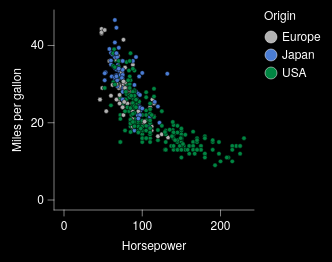

Write the Vega-Lite specification saved for this chart.
### Vega-Lite specification from a JSON file in a GitHub repository (floating-point values rounded to 4 significant figures; data arrays with more than 128 entries replaced by an {"elided": "..."} marker saying what was removed)
{"background": "black", "config": {"arc": {"fill": "#9D9D9D", "fillOpacity": 1.0, "innerRadius": 25.0, "padAngle": 0.03, "stroke": "black", "strokeOpacity": 1, "strokeWidth": 0.25}, "area": {"fill": "#9D9D9D", "fillOpacity": 1.0, "stroke": "black", "strokeOpacity": 1, "strokeWidth": 0.25}, "axis": {"domain": true, "domainCap": "round", "domainColor": "white", "domainWidth": 0.25, "grid": false, "gridCap": "round", "gridColor": "#F1F1F1", "gridDash": [0, 0], "gridOpacity": 1.0, "gridWidth": 0.25, "labelColor": "white", "labelFont": "Helvetica Neue, HelveticaNeue, Helvetica, Arial, sans-serif", "labelFontSize": 6, "labelFontStyle": "normal", "labelFontWeight": 400, "offset": 0, "ticks": true, "tickCap": "round", "tickColor": "white", "tickRound": false, "tickSize": 3.0, "tickWidth": 0.25, "titleColor": "white", "titleFont": "Helvetica Neue, HelveticaNeue, Helvetica, Arial, sans-serif", "titleFontSize": 6, "titleFontStyle": "normal", "titleFontWeight": 400}, "axisX": {"domain": true, "labelAlign": "center", "labelAngle": 0, "labels": true, "ticks": true, "translate": 0}, "axisY": {"domain": true, "labelAlign": "right", "labelAngle": 0, "labels": true, "ticks": true, "translate": 0}, "axisRight": {"domain": true, "labelAlign": "left", "labelAngle": 0, "labels": true, "ticks": true, "translate": 0}, "axisTop": {"domain": true, "labelAlign": "center", "labelAngle": 0, "labels": true, "ticks": true, "translate": 0}, "axisBand": {"tickOffset": 0}, "bar": {"fill": "#9D9D9D", "fillOpacity": 1.0, "stroke": "black", "strokeOpacity": 1, "strokeWidth": 0.25}, "boxplot": {"size": 9.0, "ticks": {"cornerRadius": 0.25, "fill": "white", "opacity": 1, "size": 4.5, "thickness": 0.25}, "box": {"fillOpacity": 1.0, "stroke": "black", "strokeOpacity": 1, "strokeWidth": 0.25}, "median": {"cornerRadius": 0, "fill": "black", "fillOpacity": 1.0, "opacity": 1, "size": 9.0, "thickness": 0.25}, "rule": {"fill": "white", "fillOpacity": 1.0, "size": 10.0, "stroke": "white", "strokeDash": [0, 0], "strokeOpacity": 1, "strokeWidth": 0.25}, "outliers": {"color": "white", "fill": "white", "fillOpacity": 1.0, "size": 0, "stroke": "black", "strokeOpacity": 1, "strokeWidth": 0.25}}, "circle": {"fill": "white", "fillOpacity": 1.0, "size": 1.25, "stroke": null, "strokeOpacity": 1, "strokeWidth": 0.25}, "errorband": {"band": {"fillOpacity": 0.6, "stroke": null, "strokeWidth": 0.25, "strokeOpacity": 1}, "borders": {"opacity": 0, "strokeOpacity": 1, "strokeWidth": 0.25}}, "errorbar": {"opacity": 1, "rule": {"strokeDash": [0, 0], "strokeWidth": 0.25}, "ticks": {"color": "white", "cornerRadius": 0.125, "opacity": 1, "size": 6.0, "thickness": 0.25}, "thickness": 0.25}, "font": "Helvetica Neue, HelveticaNeue, Helvetica, Arial, sans-serif", "geoshape": {"fill": "#9D9D9D", "fillOpacity": 1.0, "stroke": "white", "strokeOpacity": 1, "strokeWidth": 0.25}, "header": {"labelColor": "white", "labelFont": "Helvetica Neue, HelveticaNeue, Helvetica, Arial, sans-serif", "labelFontSize": 6, "labelFontStyle": "normal", "labelFontWeight": 400, "titleColor": "white", "titleFont": "Helvetica Neue, HelveticaNeue, Helvetica, Arial, sans-serif", "titleFontSize": 6, "titleFontStyle": "normal", "titleFontWeight": 400, "titlePadding": 0}, "legend": {"disable": false, "offset": 4.5, "titlePadding": 4, "labelOffset": 2, "gradientLabelOffset": 2, "columnPadding": 4, "rowPadding": 2, "gradientThickness": 5, "gradientOpacity": 1.0, "gradientStrokeColor": "white", "gradientStrokeWidth": 0.25, "labelColor": "white", "labelFont": "Helvetica Neue, HelveticaNeue, Helvetica, Arial, sans-serif", "labelFontSize": 6, "labelFontStyle": "normal", "labelFontWeight": 400, "strokeColor": "white", "strokeWidth": 0, "symbolSize": 36, "symbolStrokeColor": "white", "symbolStrokeWidth": 0.25, "titleColor": "white", "titleFont": "Helvetica Neue, HelveticaNeue, Helvetica, Arial, sans-serif", "titleFontSize": 6, "titleFontStyle": "normal", "titleFontWeight": 400}, "line": {"color": "white", "stroke": "white", "strokeCap": "butt", "strokeDash": [0, 0], "strokeOpacity": 1, "strokeWidth": 0.5}, "point": {"filled": true, "fill": "#9D9D9D", "fillOpacity": 1.0, "size": 5.0, "stroke": "black", "strokeOpacity": 1, "strokeWidth": 0.25}, "range": {"category": ["#B2B2B2", "#4A7CD3", "#008542", "#664CAF", "#509F98", "#636363", "#284F93", "#005226", "#382864", "#285753"], "diverging": {"scheme": ["#443E60", "#5F597E", "#7C759B", "#9994B6", "#B7B4CC", "#D6D5DC", "#F6F6F6", "#D1DAD9", "#A4C2BF", "#7AA9A4", "#578E89", "#37736E", "#1B5954"]}, "heatmap": {"scheme": ["#440154", "#472270", "#433E82", "#38598C", "#2C728E", "#238A8D", "#24A086", "#39B578", "#5DC862", "#96D646", "#CAE02D", "#FDE724"]}, "ordinal": {"scheme": ["#F1F1F1", "#DBDBDB", "#C6C6C6", "#B2B2B2", "#9D9D9D", "#898989", "#767676", "#636363", "#515151", "#404040", "#2F2F2F", "#1F1F1F"]}, "ramp": {"scheme": ["#440154", "#472270", "#433E82", "#38598C", "#2C728E", "#238A8D", "#24A086", "#39B578", "#5DC862", "#96D646", "#CAE02D", "#FDE724"]}}, "rule": {"color": "white", "stroke": "white", "strokeCap": "round", "strokeDash": [2, 2], "strokeOpacity": 1, "strokeWidth": 0.25}, "scale": {"barBandPaddingInner": 0.1, "rectBandPaddingInner": 0, "tickBandPaddingInner": 0.1, "bandPaddingOuter": 0.1, "bandWithNestedOffsetPaddingInner": 0.2, "bandWithNestedOffsetPaddingOuter": 0.2, "offsetBandPaddingInner": 0, "offsetBandPaddingOuter": 0, "continuousPadding": 5.0, "round": false}, "rect": {"fill": "#9D9D9D", "fillOpacity": 1.0, "stroke": "black", "strokeOpacity": 1, "strokeWidth": 0.25}, "square": {"fill": "#9D9D9D", "fillOpacity": 1.0, "size": 10.0, "stroke": "black", "strokeOpacity": 1, "strokeWidth": 0.25}, "text": {"color": "white", "font": "Helvetica Neue, HelveticaNeue, Helvetica, Arial, sans-serif", "fontSize": 6, "fontStyle": "normal", "fontWeight": 400}, "tick": {"color": "white", "cornerRadius": 0.125, "opacity": 1.0, "size": 9.0, "thickness": 0.25}, "title": {"anchor": "middle", "frame": "group", "color": "white", "font": "Helvetica Neue, HelveticaNeue, Helvetica, Arial, sans-serif", "fontSize": 6, "fontStyle": "normal", "fontWeight": 400, "subtitleColor": "white", "subtitleFont": "Helvetica Neue, HelveticaNeue, Helvetica, Arial, sans-serif", "subtitleFontSize": 6, "subtitleFontStyle": "normal", "subtitleFontWeight": 400}, "trail": {"color": "white", "opacity": 1, "size": 0.5}, "view": {"continuousWidth": 100, "continuousHeight": 100, "discreteWidth": 100, "discreteHeight": 100, "fill": null, "stroke": null, "strokeWidth": 0.25}}, "data": {"name": "data-7285c4e2e195e5a75737a34913199f5f"}, "mark": {"type": "point"}, "encoding": {"color": {"field": "Origin", "type": "nominal"}, "x": {"field": "Horsepower", "type": "quantitative", "scale": {"nice": false}}, "y": {"field": "Miles_per_Gallon", "title": "Miles per gallon", "type": "quantitative", "scale": {"nice": false}}}, "$schema": "https://vega.github.io/schema/vega-lite/v6.4.1.json", "datasets": {"data-7285c4e2e195e5a75737a34913199f5f": {"elided": "392 records"}}}
